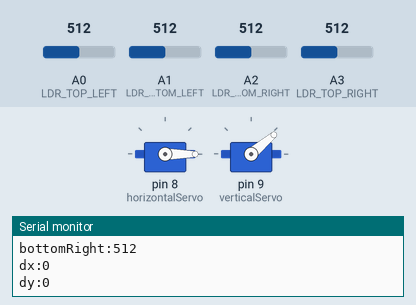
Bench run of a sketch on a simulated Arduino Uno, built with avr-gcc and run on an emulated ATmega328P. Parts: 2 × servo, the last lines printed to the serial monitor. Inputs (shaded band) come from the test bench; at power-on: A0 (LDR_TOP_LEFT) = 512, A2 (LDR_BOTTOM_RIGHT) = 512, A1 (LDR_BOTTOM_LEFT) = 512, A3 (LDR_TOP_RIGHT) = 512.

Above: at 3.7 s.
3.8 s: A0 (LDR_TOP_LEFT) set to 716
At 7.8 s:
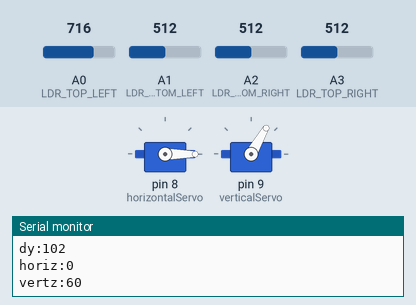
7.9 s: A2 (LDR_BOTTOM_RIGHT) set to 479
12.0 s: A2 (LDR_BOTTOM_RIGHT) set to 444
At 13.1 s:
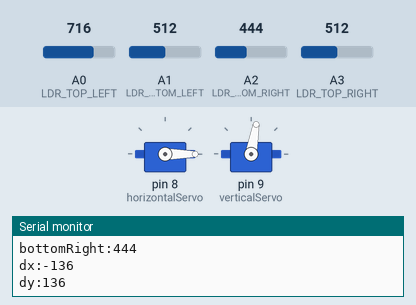
13.5 s: A1 (LDR_BOTTOM_LEFT) set to 277
15.0 s: A1 (LDR_BOTTOM_LEFT) set to 262
At 17.7 s:
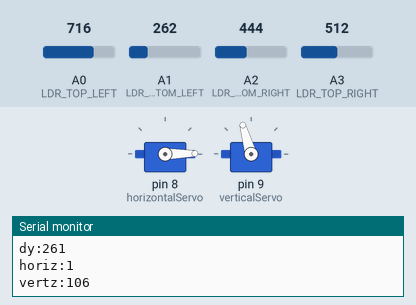
At 19.0 s:
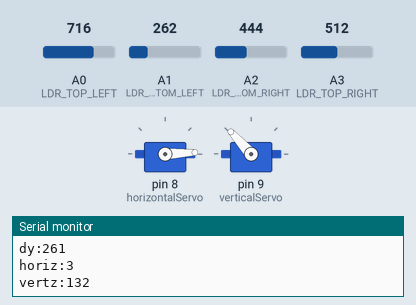
19.1 s: A2 (LDR_BOTTOM_RIGHT) set to 30
Timing chart, 0 to 27.6 s (numbered marks = the images above; inputs shaded):
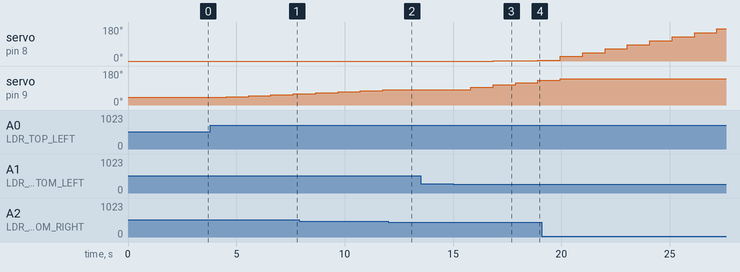

Measured:
- the behaviour switches between 462 and 461 on A2 (LDR_BOTTOM_RIGHT) (found by bisection; images 1 and 2)
- the behaviour switches between 270 and 269 on A1 (LDR_BOTTOM_LEFT) (found by bisection; images 2 and 3)
- after the input at 3.8 s, servo on pin 9 (verticalServo): 40° → 45° after 0.73 s, → 50° 1.0 s later, → 55° 1.0 s later, → 60° 1.0 s later
- after the input at 12.0 s, servo on pin 9 (verticalServo): stays 80° (without the input it goes to 85° after 0.79 s)
- after the input at 15.0 s, servo on pin 8 (horizontalServo): 0° → 1° after 1.9 s, → 2° 1.0 s later, → 3° 1.0 s later; servo on pin 9 (verticalServo): 80° → 93° after 0.83 s, → 106° 1.0 s later, → 119° 1.0 s later, → 132° 1.0 s later

The sketch:

solar-tracker.ino
```cpp
#include <Servo.h>

Servo horizontalServo;
Servo verticalServo;

const int HORIZONTAL_LIMIT_HIGH = 180;
const int HORIZONTAL_LIMIT_LOW = 0;
const int VERTICAL_LIMIT_HIGH = 140;
const int VERTICAL_LIMIT_LOW = 40;

int horizontalPos = 0;
int verticalPos = 40;

const int LDR_BOTTOM_LEFT = A1;
const int LDR_BOTTOM_RIGHT = A2;
const int LDR_TOP_LEFT = A0;
const int LDR_TOP_RIGHT = A3;

const int TIME_DELAY = 1000;
const int TOLERANCE = 30;
const float SCALING_FACTOR_Y = 0.05;
const float SCALING_FACTOR_X = 0.1;

void setup() {
  Serial.begin(9600);

  horizontalServo.attach(8);
  verticalServo.attach(9);
  horizontalServo.write(horizontalPos);
  verticalServo.write(verticalPos);

  Serial.print("horiz:"); Serial.println(horizontalPos);
  Serial.print("vertz:"); Serial.println(verticalPos);

  delay(2500);
}

void loop() {
  int lt = analogRead(LDR_TOP_LEFT);
  int rt = analogRead(LDR_TOP_RIGHT);
  int ld = analogRead(LDR_BOTTOM_LEFT);
  int rd = analogRead(LDR_BOTTOM_RIGHT);

  Serial.print("topLeft:"); Serial.println(lt);
  Serial.print("topRight:"); Serial.println(rt);
  Serial.print("bottomLeft:"); Serial.println(ld);
  Serial.print("bottomRight:"); Serial.println(rd);

  int avgTop = calculateAverage(lt, rt);
  int avgBottom = calculateAverage(ld, rd);
  int avgLeft = calculateAverage(lt, ld);
  int avgRight = calculateAverage(rt, rd);

  int x_error = avgLeft - avgRight;
  int y_error = avgTop - avgBottom;
  if (verticalPos < 90) {
    x_error *= -1;
  }

  Serial.print("dx:"); Serial.println(x_error);
  Serial.print("dy:"); Serial.println(y_error);

  float error_magnitude = sqrt(x_error * x_error + y_error * y_error);

  if (error_magnitude > TOLERANCE) {
    adjustServos(x_error, y_error);
  }

  delay(TIME_DELAY);
}

int calculateAverage(int value1, int value2) {
  return (value1 + value2) / 2;
}

void adjustServos(int x_error, int y_error) {
  int horizontalAdjustment = x_error * SCALING_FACTOR_X;
  int verticalAdjustment = y_error * SCALING_FACTOR_Y;

  horizontalPos += horizontalAdjustment;
  verticalPos += verticalAdjustment;

  horizontalPos = constrain(horizontalPos, HORIZONTAL_LIMIT_LOW, HORIZONTAL_LIMIT_HIGH);
  verticalPos = constrain(verticalPos, VERTICAL_LIMIT_LOW, VERTICAL_LIMIT_HIGH);

  horizontalServo.write(horizontalPos);
  verticalServo.write(verticalPos);

  Serial.print("horiz:"); Serial.println(horizontalPos);
  Serial.print("vertz:"); Serial.println(verticalPos);
}
```
